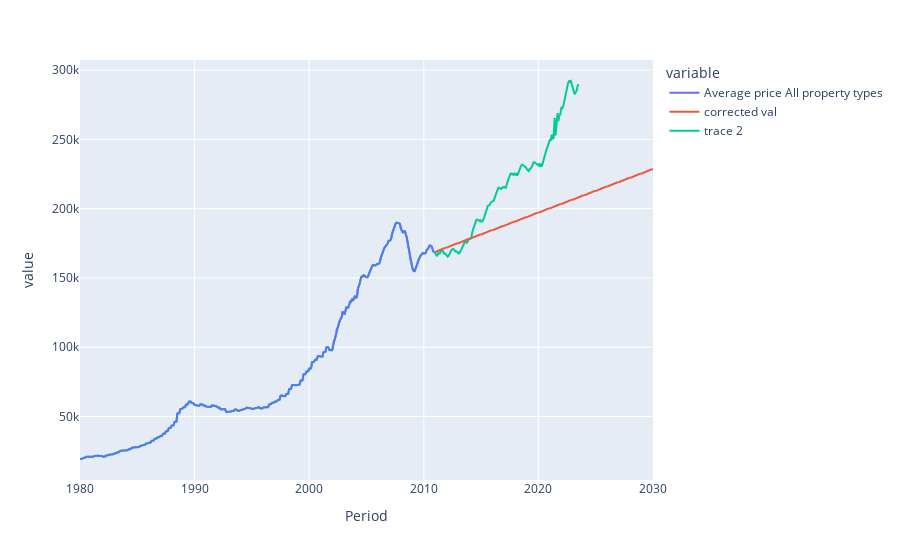

Here is the notebook cell this chart was saved with:
### Code cell
final_val = model_data['Average price All property types'].iloc[-1]
first_val = predictions_future['prediction_label'].iloc[0]
 
predictions_future['corrected val'] = predictions_future['prediction_label'] - first_val + final_val
 
concat_df = pd.concat([model_data, predictions_future], axis=0)
 
fig = px.line(concat_df, x=concat_df['Period'], y=['Average price All property types', 'corrected val'])
fig.add_scatter(x=df['Period'], y=df['Average price All property types'])
 
fig.show()

### Figure 1 — Plotly figure (JSON) as saved in the notebook; plotly's stock layout.template omitted (floating-point values rounded to 4 significant figures; data arrays with more than 128 entries replaced by an {"elided": "..."} marker saying what was removed)
{"data": [{"hovertemplate": "variable=Average price All property types<br>Period=%{x}<br>value=%{y}<extra></extra>", "legendgroup": "Average price All property types", "line": {"color": "#636efa", "dash": "solid"}, "marker": {"symbol": "circle"}, "mode": "lines", "name": "Average price All property types", "showlegend": true, "type": "scattergl", "x": {"elided": "601 str values"}, "xaxis": "x", "y": {"elided": "601 int values"}, "yaxis": "y"}, {"hovertemplate": "variable=corrected val<br>Period=%{x}<br>value=%{y}<extra></extra>", "legendgroup": "corrected val", "line": {"color": "#EF553B", "dash": "solid"}, "marker": {"symbol": "circle"}, "mode": "lines", "name": "corrected val", "showlegend": true, "type": "scattergl", "x": {"elided": "601 str values"}, "xaxis": "x", "y": {"elided": "601 float values"}, "yaxis": "y"}, {"type": "scatter", "x": {"elided": "523 str values"}, "y": {"elided": "523 int values"}}], "layout": {"legend": {"title": {"text": "variable"}, "tracegroupgap": 0}, "margin": {"t": 60}, "xaxis": {"anchor": "y", "domain": [0, 1], "title": {"text": "Period"}}, "yaxis": {"anchor": "x", "domain": [0, 1], "title": {"text": "value"}}}}
